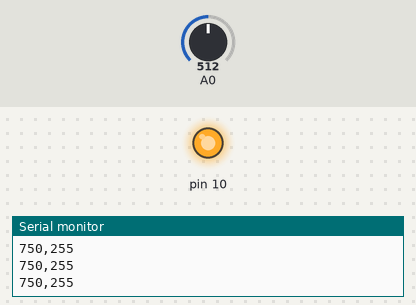
Bench run of a sketch on a simulated Arduino Uno, built with avr-gcc and run on an emulated ATmega328P. Shown: output pins drawn as LEDs (lit = HIGH), the last lines printed to the serial monitor. The inputs (shaded band) are chosen by the test bench; at power-on: A0 = 512.

Above: at 1.2 s.
1.3 s: A0 set to 741
2.8 s: A0 set to 763
At 4.0 s:
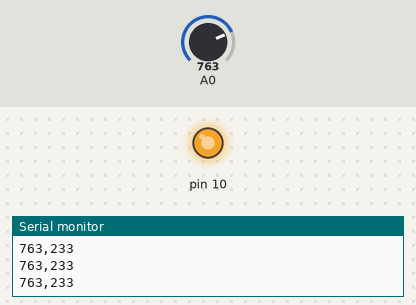
4.3 s: A0 set to 900
At 5.2 s:
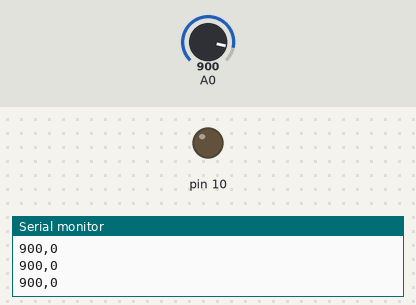
Timing chart, 0 to 7.3 s (numbered marks = the images above; inputs shaded):
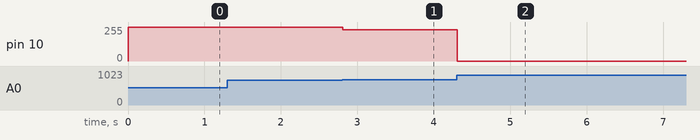

The sketch:

PHOTORESISTOR_LEDBRIGHTNESS.ino
```cpp
int sensorReading=0;
int ledBrightness = 0;
void setup()
{
  Serial.begin(9600);
  pinMode(10, OUTPUT);
  pinMode(A0,INPUT);
}

void loop()
{
  sensorReading = analogRead(A0);
  sensorReading = constrain(sensorReading,750,900);
  ledBrightness = map(sensorReading,750,900,255,0);
  analogWrite(10,ledBrightness);
  Serial.print(sensorReading);
  Serial.print(",");
  Serial.println(ledBrightness);
}
```

Measured:
- after the input at 2.8 s, pin 10: 255/255 → 233/255 at once
- after the input at 4.3 s, pin 10: 233/255 → 0/255 at once
